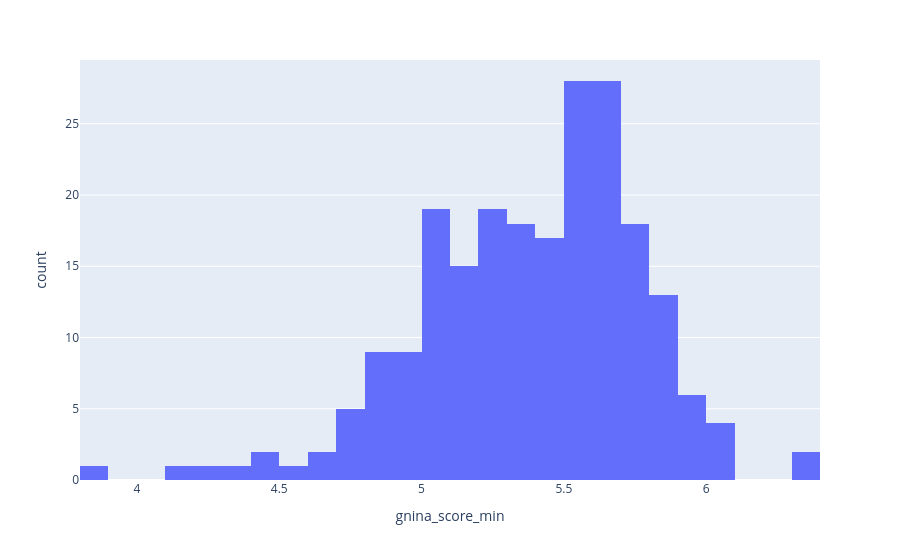

Write notebook code for a chart like this one.
### Code cell
px.histogram(df, x="gnina_score_min")

### Figure 1 — Plotly figure (JSON) as saved in the notebook; plotly's stock layout.template omitted (floating-point values rounded to 4 significant figures; data arrays with more than 128 entries replaced by an {"elided": "..."} marker saying what was removed)
{"data": [{"bingroup": "x", "hovertemplate": "gnina_score_min=%{x}<br>count=%{y}<extra></extra>", "legendgroup": "", "marker": {"color": "#636efa", "pattern": {"shape": ""}}, "name": "", "orientation": "v", "showlegend": false, "type": "histogram", "x": {"elided": "219 float values"}, "xaxis": "x", "yaxis": "y"}], "layout": {"barmode": "relative", "legend": {"tracegroupgap": 0}, "margin": {"t": 60}, "xaxis": {"anchor": "y", "domain": [0, 1], "title": {"text": "gnina_score_min"}}, "yaxis": {"anchor": "x", "domain": [0, 1], "title": {"text": "count"}}}}
